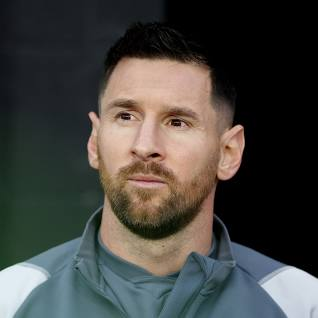
#> input picture server/test_images/messi.jpg, 318 x 318 px, found by its file name
$ jupyter execute --allow-errors 'Sporcuyüztanıma.ipynb'   (shell and % lines are left out)
#> lines starting #> are read from the running program, lines starting #| are printed output that depends on the picture
[cell 1]
import numpy as np
import cv2
import matplotlib
from matplotlib import pyplot as plt

[cell 2]
img = cv2.imread("./test_images/messi.jpg")
#> img is the input picture: shape (318, 318, 3); mean B, G, R 64.9, 68.6, 69.5
img.shape
#> Out = (318, 318, 3)

[cell 3]
plt.imshow(img)

[cell 4]
gray = cv2.cvtColor(img, cv2.COLOR_BGR2GRAY)
gray.shape
#> Out = (318, 318)

[cell 5]
face_cascade = cv2.CascadeClassifier('./opencv/haarcascades/haarcascade_frontalface_default.xml')
eye_cascade = cv2.CascadeClassifier('./opencv/haarcascades/haarcascade_eye.xml')

faces = face_cascade.detectMultiScale(gray, 1.3, 5)
#> faces = [[76, 60, 148, 148]]
faces
#> Out = [[76, 60, 148, 148]]

[cell 6]
(x,y,w,h) = faces[0]
#> x = 76; y = 60; w = 148; h = 148
x,y,w,h
#> Out = (76, 60, 148, 148)

[cell 7]
face_img = cv2.rectangle(img,(x,y),(x+w,y+h),(255,0,0),2)
plt.imshow(face_img)

[cell 8]
cv2.destroyAllWindows()
for (x,y,w,h) in faces:
    face_img = cv2.rectangle(img,(x,y),(x+w,y+h),(255,0,0),2)
    roi_gray = gray[y:y+h, x:x+w]
    roi_color = face_img[y:y+h, x:x+w]
    eyes = eye_cascade.detectMultiScale(roi_gray)
    for (ex,ey,ew,eh) in eyes:
        cv2.rectangle(roi_color,(ex,ey),(ex+ew,ey+eh),(0,255,0),2)
#> this loop made 1 pass
#> (x, y, w, h, eyes) on pass 1: (76, 60, 148, 148, [[30, 36, 38, 38], [80, 41, 39, 39]])
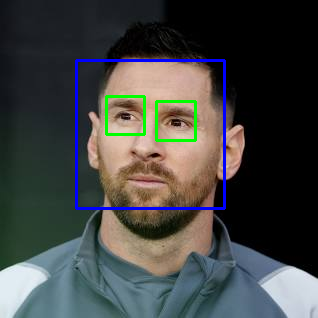
#> img: shape (318, 318, 3); mean B, G, R 67.1, 68.3, 66.4
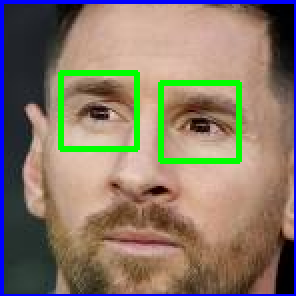
#> roi_color: shape (148, 148, 3) (shown 2 times larger); mean B, G, R 103.9, 120.3, 134.7


plt.figure()
plt.imshow(face_img, cmap='gray')
plt.show()

[cell 9]
plt.imshow(roi_color, cmap='gray')

[cell 10]
cropped_img = np.array(roi_color)
cropped_img.shape
#> Out = (148, 148, 3)

[cell 11]
import numpy as np
import pywt
import cv2

def w2d(img, mode='haar', level=1):
#> called with mode = 'db1', level = 5
    imArray = img
    #Datatype conversions
    #convert to grayscale
    imArray = cv2.cvtColor( imArray,cv2.COLOR_RGB2GRAY )
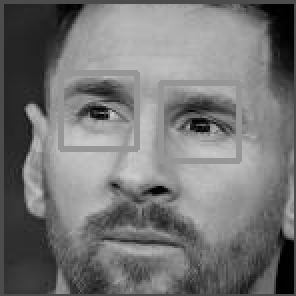
#> imArray: shape (148, 148) (shown 2 times larger); min 0, max 205, mean 117
    #convert to float
    imArray =  np.float32(imArray)
    imArray /= 255;
    # compute coefficients
    coeffs=pywt.wavedec2(imArray, mode, level=level)
#> coeffs = 6 items

    #Process Coefficients
    coeffs_H=list(coeffs)
#> coeffs_H = 6 items
    coeffs_H[0] *= 0;

    # reconstruction
    imArray_H=pywt.waverec2(coeffs_H, mode);
    imArray_H *= 255;
    imArray_H =  np.uint8(imArray_H)
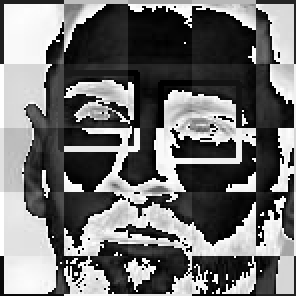
#> imArray_H: shape (148, 148) (shown 2 times larger); min 0, max 255, mean 112.4

    return imArray_H

[cell 12]
im_har = w2d(cropped_img,'db1',5)
plt.imshow(im_har, cmap='gray')

[cell 13]
def get_cropped_image_if_2_eyes(image_path):
    img = cv2.imread(image_path)
    gray = cv2.cvtColor(img, cv2.COLOR_BGR2GRAY)
    faces = face_cascade.detectMultiScale(gray, 1.3, 5)
    for (x,y,w,h) in faces:
        roi_gray = gray[y:y+h, x:x+w]
        roi_color = img[y:y+h, x:x+w]
        eyes = eye_cascade.detectMultiScale(roi_gray)
        if len(eyes) >= 2:
            return roi_color
     ##   "fotoğraflardan saptayp gözler iki ve üstüyse kırpıp kaydediyor"

[cell 14]
original_image = cv2.imread('./test_images/sharapova1.jpg')
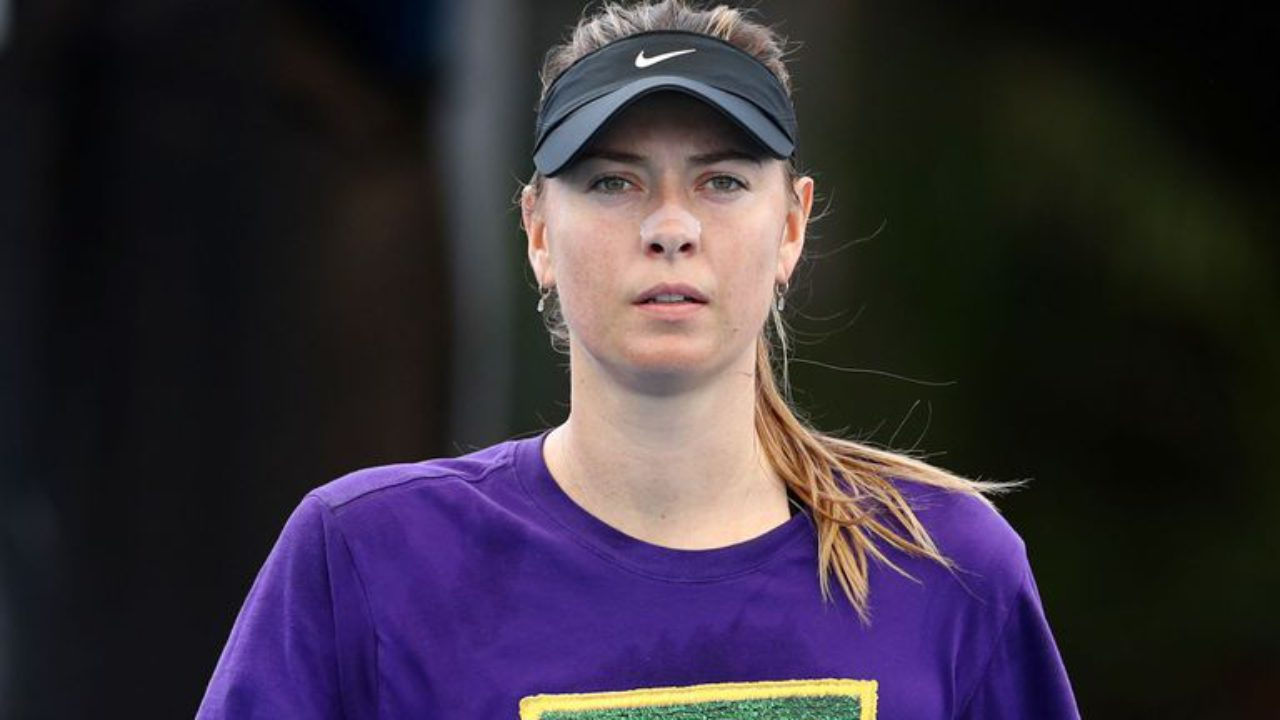
#> input picture server/test_images/sharapova1.jpg, 1280 x 720 px, found by its file name
#> original_image is the input picture: shape (720, 1280, 3); mean B, G, R 56.6, 46.2, 53.8
plt.imshow(original_image)

[cell 15]
cropped_image = get_cropped_image_if_2_eyes('./test_images/sharapova1.jpg')
#> in get_cropped_image_if_2_eyes, `gray = cv2.cvtColor(img, cv2.COLOR_BGR2GRAY)`:
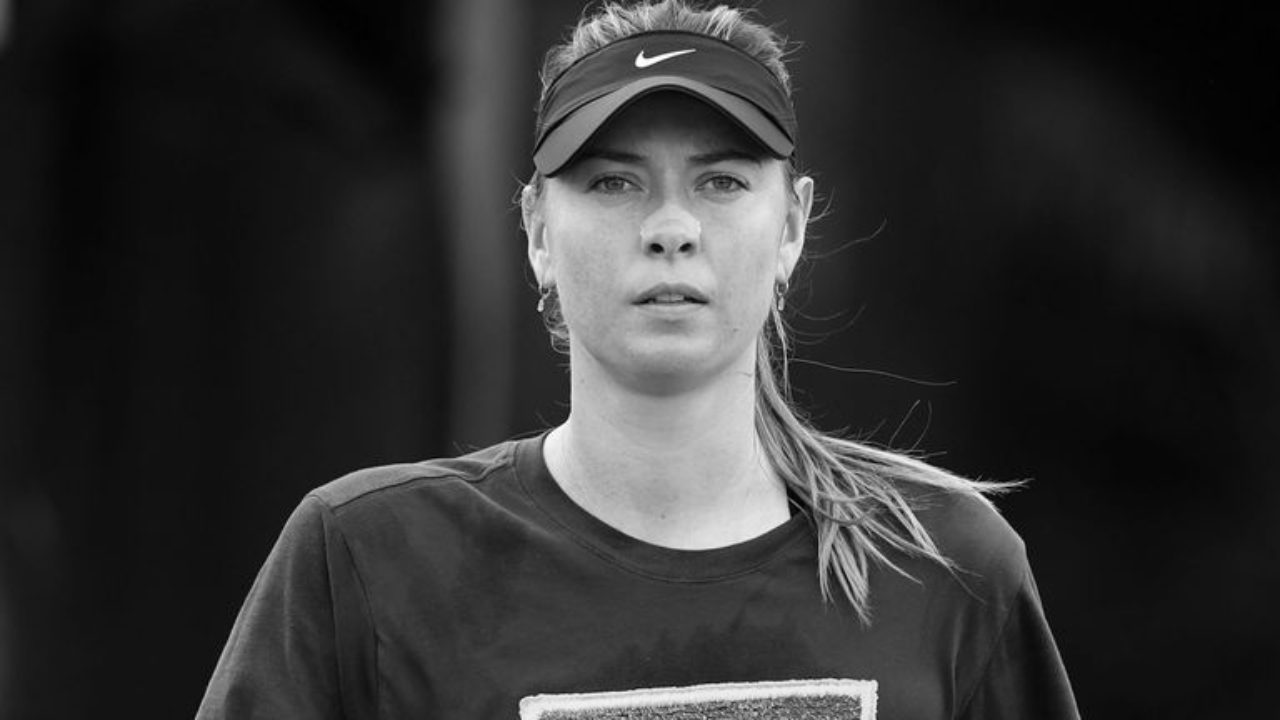
#> gray: shape (720, 1280); min 0, max 255, mean 49.6
#> in get_cropped_image_if_2_eyes, `faces = face_cascade.detectMultiScale(gray, 1.3, 5)`: faces = [[532, 72, 290, 290]]
#> the loop in get_cropped_image_if_2_eyes, `for (x,y,w,h) in faces:` made 1 pass
#> pass 1, in get_cropped_image_if_2_eyes, `roi_gray = gray[y:y+h, x:x+w]`:
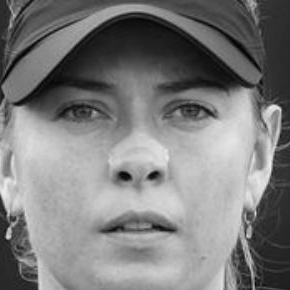
#> roi_gray: shape (290, 290); min 1, max 239, mean 124.7
#> pass 1, in get_cropped_image_if_2_eyes, `roi_color = img[y:y+h, x:x+w]`:
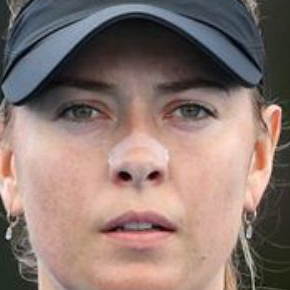
#> roi_color: shape (290, 290, 3); mean B, G, R 113.2, 119.3, 139.6
plt.imshow(cropped_image)

[cell 16]
org_image_obstructed = cv2.imread('./test_images/sharapova2.jpg')
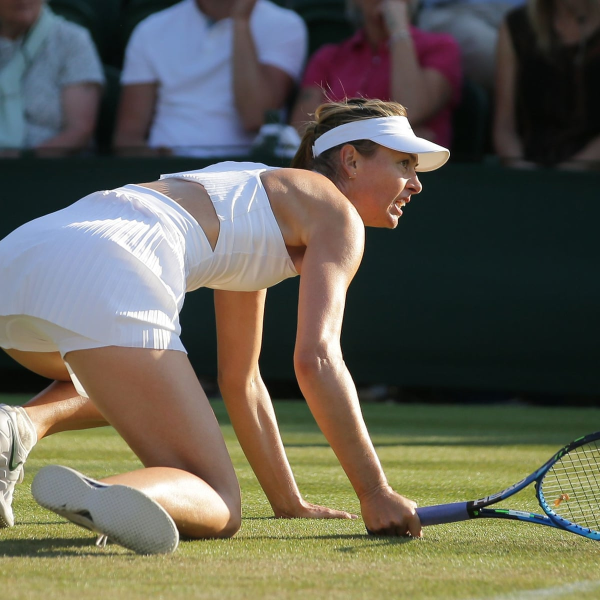
#> input picture server/test_images/sharapova2.jpg, 1200 x 1200 px, found by its file name (shown at 1/2 size)
#> org_image_obstructed is the input picture: shape (1200, 1200, 3); mean B, G, R 86.3, 97.9, 100.4
plt.imshow(org_image_obstructed)

[cell 17]
cropped_image_no_2_eyes = get_cropped_image_if_2_eyes('./test_images/sharapova2.jpg')
#> call 2 of get_cropped_image_if_2_eyes, with image_path = './test_images/sharapova2.jpg'
#> in get_cropped_image_if_2_eyes (call 2), `gray = cv2.cvtColor(img, cv2.COLOR_BGR2GRAY)`:
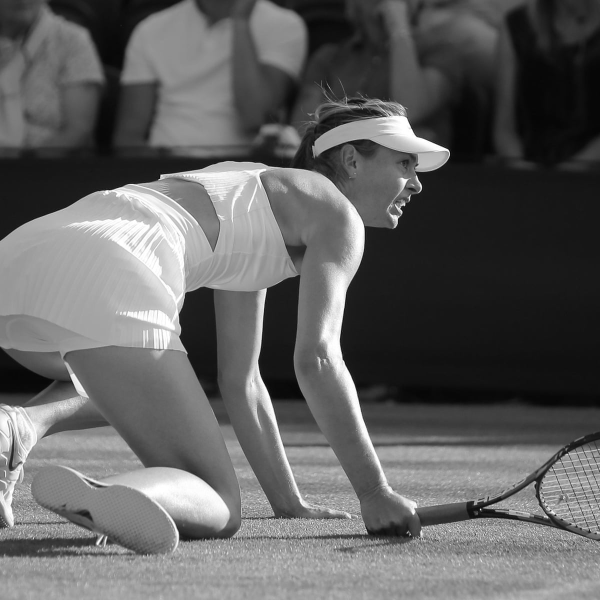
#> gray: shape (1200, 1200) (shown at 1/2 size); min 0, max 255, mean 97.4
#> in get_cropped_image_if_2_eyes (call 2), `faces = face_cascade.detectMultiScale(gray, 1.3, 5)`: faces = ()
cropped_image_no_2_eyes

[cell 18]
path_to_data = "./dataset/"
path_to_cr_data = "./dataset/cropped/"

[cell 19]
import os
img_dirs = []
for entry in os.scandir(path_to_data):
    if entry.is_dir():
        img_dirs.append(entry.path)

[cell 20]
import shutil
if os.path.exists(path_to_cr_data):
     shutil.rmtree(path_to_cr_data)
os.mkdir(path_to_cr_data)

[cell 21]
cropped_image_dirs = []
celebrity_file_names_dict = {}
#> (the rest of this cell did not finish here and is left out)

        if roi_color is not None:
            cropped_folder = path_to_cr_data + celebrity_name
            if not os.path.exists(cropped_folder):
                os.makedirs(cropped_folder)
                cropped_image_dirs.append(cropped_folder)
                print("Generating cropped images in folder: ",cropped_folder)
            cropped_file_name = celebrity_name + str(count) + ".png"
            cropped_file_path = cropped_folder + "/" + cropped_file_name
            cv2.imwrite(cropped_file_path, roi_color)
            celebrity_file_names_dict[celebrity_name].append(cropped_file_path)
            count += 1

[cell 22]
celebrity_file_names_dict = {}
for img_dir in cropped_image_dirs:
    celebrity_name = img_dir.split('/')[-1]
    file_list = []
    for entry in os.scandir(img_dir):
        file_list.append(entry.path)
    celebrity_file_names_dict[celebrity_name] = file_list
celebrity_file_names_dict

[cell 23]
celebrity_file_names_dict = {}
for img_dir in cropped_image_dirs:
    celebrity_name = img_dir.split('/')[-1]
    file_list = []
    for entry in os.scandir(img_dir):
        file_list.append(entry.path)
    celebrity_file_names_dict[celebrity_name] = file_list
celebrity_file_names_dict

[cell 24]
celebrity_file_names_dict = {}
for img_dir in cropped_image_dirs:
    celebrity_name = img_dir.split('/')[-1]
    file_list = []
    for entry in os.scandir(img_dir):
        file_list.append(entry.path)
    celebrity_file_names_dict[celebrity_name] = file_list
celebrity_file_names_dict

[cell 25]
class_dict = {}
count = 0
for celebrity_name in celebrity_file_names_dict.keys():
    class_dict[celebrity_name] = count
    count = count + 1
class_dict
